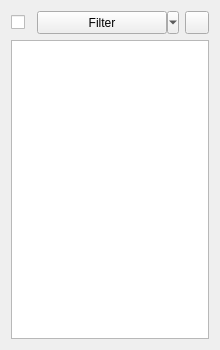
<?xml version="1.0" encoding="UTF-8"?>
<ui version="4.0">
 <class>SketcherGui::TaskSketcherElements</class>
 <widget class="QWidget" name="SketcherGui::TaskSketcherElements">
  <property name="geometry">
   <rect>
    <x>0</x>
    <y>0</y>
    <width>220</width>
    <height>350</height>
   </rect>
  </property>
  <property name="sizePolicy">
   <sizepolicy hsizetype="Preferred" vsizetype="MinimumExpanding">
    <horstretch>0</horstretch>
    <verstretch>0</verstretch>
   </sizepolicy>
  </property>
  <property name="maximumSize">
   <size>
    <width>16777215</width>
    <height>350</height>
   </size>
  </property>
  <property name="windowTitle">
   <string notr="true">Form</string>
  </property>
  <layout class="QVBoxLayout" name="verticalLayout">
   <item>
    <layout class="QHBoxLayout" name="horizontalLayout1">
     <item>
      <widget class="QCheckBox" name="filterBox">
       <property name="sizePolicy">
        <sizepolicy hsizetype="Maximum" vsizetype="Fixed">
         <horstretch>0</horstretch>
         <verstretch>0</verstretch>
        </sizepolicy>
       </property>
       <property name="toolTip">
        <string>Toggles the chosen element filters</string>
       </property>
       <property name="styleSheet">
        <string notr="true">padding-right: 0px; margin-right: 0px</string>
       </property>
       <property name="text">
        <string notr="true"/>
       </property>
      </widget>
     </item>
     <item>
      <widget class="QToolButton" name="filterButton">
       <property name="sizePolicy">
        <sizepolicy hsizetype="MinimumExpanding" vsizetype="Preferred">
         <horstretch>0</horstretch>
         <verstretch>0</verstretch>
        </sizepolicy>
       </property>
       <property name="toolTip">
        <string>Filters elements by type</string>
       </property>
       <property name="styleSheet">
        <string notr="true">padding-left: 0px; margin-left: 0px</string>
       </property>
       <property name="text">
        <string>Filter</string>
       </property>
       <property name="popupMode">
        <enum>QToolButton::ToolButtonPopupMode::MenuButtonPopup</enum>
       </property>
      </widget>
     </item>
     <item>
      <widget class="QToolButton" name="settingsButton">
       <property name="sizePolicy">
        <sizepolicy hsizetype="Maximum" vsizetype="Preferred">
         <horstretch>0</horstretch>
         <verstretch>0</verstretch>
        </sizepolicy>
       </property>
       <property name="toolTip">
        <string>Settings</string>
       </property>
       <property name="text">
        <string/>
       </property>
       <property name="icon">
        <iconset>
         <normaloff>:/icons/dialogs/Sketcher_Settings.svg</normaloff>:/icons/dialogs/Sketcher_Settings.svg</iconset>
       </property>
       <property name="popupMode">
        <enum>QToolButton::ToolButtonPopupMode::InstantPopup</enum>
       </property>
      </widget>
     </item>
    </layout>
   </item>
   <item>
    <widget class="ElementView" name="listWidgetElements">
     <property name="sizePolicy">
      <sizepolicy hsizetype="Expanding" vsizetype="Expanding">
       <horstretch>0</horstretch>
       <verstretch>0</verstretch>
      </sizepolicy>
     </property>
     <property name="iconSize">
      <size>
       <width>20</width>
       <height>20</height>
      </size>
     </property>
     <property name="modelColumn">
      <number>0</number>
     </property>
    </widget>
   </item>
  </layout>
 </widget>
 <customwidgets>
  <customwidget>
   <class>ElementView</class>
   <extends>QListWidget</extends>
   <header location="global">QListWidget</header>
  </customwidget>
 </customwidgets>
 <resources/>
 <connections/>
</ui>
